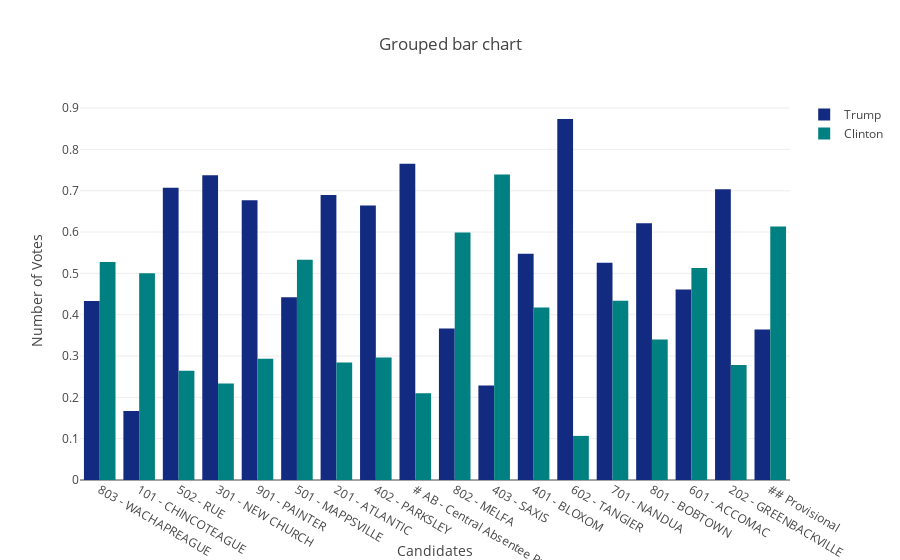

The notebook cell this image was saved under:
### Code cell
# Let's display that with plotly.

mydata1 = go.Bar(x=list(accomack['precinct'].value_counts().index), 
                 y=list(accomack['Trump']), 
                 marker=dict(color='#122A7F'),
                 name='Trump')
mydata2 = go.Bar(x=list(accomack['precinct'].value_counts().index), 
                 y=list(accomack['Clinton']), 
                 marker=dict(color='#008080'),
                 name='Clinton')

mylayout = go.Layout(
    title='Grouped bar chart',
    xaxis=dict(title='Candidates'),
    yaxis=dict(title='Number of Votes')    
)
fig = go.Figure(data=[mydata1, mydata2], layout=mylayout)
iplot(fig)

### Figure 1 — Plotly figure (JSON) as saved in the notebook; plotly's stock layout.template omitted (floating-point values rounded to 4 significant figures)
{"data": [{"marker": {"color": "#122A7F"}, "name": "Trump", "type": "bar", "uid": "c0e78681-3a13-47b8-ab94-bb88e67a8cc3", "x": ["803 - WACHAPREAGUE", "101 - CHINCOTEAGUE", "502 - RUE", "301 - NEW CHURCH", "901 - PAINTER", "501 - MAPPSVILLE", "201 - ATLANTIC", "402 - PARKSLEY", "# AB - Central Absentee Precinct", "802 - MELFA", "403 - SAXIS", "401 - BLOXOM", "602 - TANGIER", "701 - NANDUA", "801 - BOBTOWN", "601 - ACCOMAC", "202 - GREENBACKVILLE", "## Provisional"], "y": [0.4331, 0.1667, 0.7071, 0.7373, 0.6767, 0.4425, 0.6895, 0.6644, 0.765, 0.3665, 0.2284, 0.5473, 0.8735, 0.5259, 0.6212, 0.4612, 0.7036, 0.364]}, {"marker": {"color": "#008080"}, "name": "Clinton", "type": "bar", "uid": "0510466c-4718-407b-938e-6a7add46e098", "x": ["803 - WACHAPREAGUE", "101 - CHINCOTEAGUE", "502 - RUE", "301 - NEW CHURCH", "901 - PAINTER", "501 - MAPPSVILLE", "201 - ATLANTIC", "402 - PARKSLEY", "# AB - Central Absentee Precinct", "802 - MELFA", "403 - SAXIS", "401 - BLOXOM", "602 - TANGIER", "701 - NANDUA", "801 - BOBTOWN", "601 - ACCOMAC", "202 - GREENBACKVILLE", "## Provisional"], "y": [0.5272, 0.5, 0.2643, 0.2333, 0.2932, 0.5329, 0.2843, 0.2962, 0.21, 0.5988, 0.739, 0.4175, 0.1067, 0.4337, 0.3401, 0.5129, 0.2782, 0.6137]}], "layout": {"title": {"text": "Grouped bar chart"}, "xaxis": {"title": {"text": "Candidates"}}, "yaxis": {"title": {"text": "Number of Votes"}}}}
